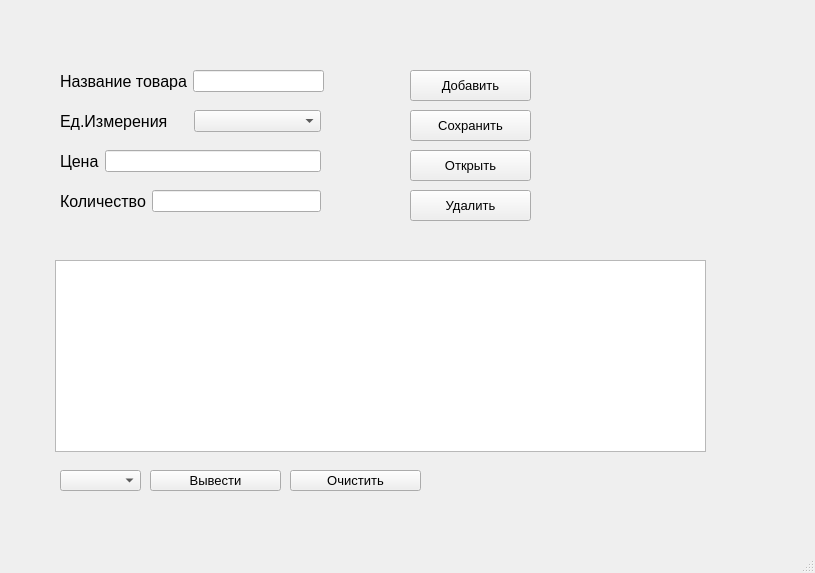
<?xml version="1.0" encoding="UTF-8"?>
<ui version="4.0">
 <class>MainWindow</class>
 <widget class="QMainWindow" name="MainWindow">
  <property name="geometry">
   <rect>
    <x>0</x>
    <y>0</y>
    <width>815</width>
    <height>573</height>
   </rect>
  </property>
  <property name="windowTitle">
   <string>Товары</string>
  </property>
  <widget class="QWidget" name="centralwidget">
   <widget class="QPushButton" name="AddButton">
    <property name="geometry">
     <rect>
      <x>410</x>
      <y>70</y>
      <width>121</width>
      <height>31</height>
     </rect>
    </property>
    <property name="font">
     <font>
      <pointsize>10</pointsize>
     </font>
    </property>
    <property name="text">
     <string>Добавить</string>
    </property>
   </widget>
   <widget class="QPushButton" name="SaveButton">
    <property name="geometry">
     <rect>
      <x>410</x>
      <y>110</y>
      <width>121</width>
      <height>31</height>
     </rect>
    </property>
    <property name="font">
     <font>
      <pointsize>10</pointsize>
     </font>
    </property>
    <property name="text">
     <string>Сохранить</string>
    </property>
   </widget>
   <widget class="QPushButton" name="OpenButton">
    <property name="geometry">
     <rect>
      <x>410</x>
      <y>150</y>
      <width>121</width>
      <height>31</height>
     </rect>
    </property>
    <property name="font">
     <font>
      <pointsize>10</pointsize>
     </font>
    </property>
    <property name="text">
     <string>Открыть</string>
    </property>
   </widget>
   <widget class="QPushButton" name="DeleteButton">
    <property name="geometry">
     <rect>
      <x>410</x>
      <y>190</y>
      <width>121</width>
      <height>31</height>
     </rect>
    </property>
    <property name="font">
     <font>
      <pointsize>10</pointsize>
     </font>
    </property>
    <property name="text">
     <string>Удалить</string>
    </property>
   </widget>
   <widget class="QComboBox" name="CmUnitSelect">
    <property name="geometry">
     <rect>
      <x>60</x>
      <y>470</y>
      <width>81</width>
      <height>21</height>
     </rect>
    </property>
   </widget>
   <widget class="QPushButton" name="PrintButton">
    <property name="geometry">
     <rect>
      <x>150</x>
      <y>470</y>
      <width>131</width>
      <height>21</height>
     </rect>
    </property>
    <property name="font">
     <font>
      <pointsize>10</pointsize>
     </font>
    </property>
    <property name="text">
     <string>Вывести</string>
    </property>
   </widget>
   <widget class="QPushButton" name="ClearButton">
    <property name="geometry">
     <rect>
      <x>290</x>
      <y>470</y>
      <width>131</width>
      <height>21</height>
     </rect>
    </property>
    <property name="font">
     <font>
      <pointsize>10</pointsize>
     </font>
    </property>
    <property name="text">
     <string>Очистить</string>
    </property>
   </widget>
   <widget class="QTableWidget" name="TableProducts">
    <property name="geometry">
     <rect>
      <x>55</x>
      <y>260</y>
      <width>651</width>
      <height>192</height>
     </rect>
    </property>
   </widget>
   <widget class="QWidget" name="layoutWidget">
    <property name="geometry">
     <rect>
      <x>60</x>
      <y>190</y>
      <width>261</width>
      <height>22</height>
     </rect>
    </property>
    <layout class="QHBoxLayout" name="horizontalLayout_5">
     <item>
      <widget class="QLabel" name="label_5">
       <property name="font">
        <font>
         <pointsize>12</pointsize>
        </font>
       </property>
       <property name="text">
        <string>Количество</string>
       </property>
      </widget>
     </item>
     <item>
      <widget class="QLineEdit" name="LeCount"/>
     </item>
    </layout>
   </widget>
   <widget class="QWidget" name="">
    <property name="geometry">
     <rect>
      <x>60</x>
      <y>70</y>
      <width>264</width>
      <height>22</height>
     </rect>
    </property>
    <layout class="QHBoxLayout" name="horizontalLayout_2">
     <item>
      <widget class="QLabel" name="label_2">
       <property name="font">
        <font>
         <pointsize>12</pointsize>
        </font>
       </property>
       <property name="text">
        <string>Название товара</string>
       </property>
      </widget>
     </item>
     <item>
      <widget class="QLineEdit" name="LeNameProduct"/>
     </item>
    </layout>
   </widget>
   <widget class="QWidget" name="">
    <property name="geometry">
     <rect>
      <x>60</x>
      <y>110</y>
      <width>261</width>
      <height>22</height>
     </rect>
    </property>
    <layout class="QHBoxLayout" name="horizontalLayout_3">
     <item>
      <widget class="QLabel" name="label_3">
       <property name="font">
        <font>
         <pointsize>12</pointsize>
        </font>
       </property>
       <property name="text">
        <string>Ед.Измерения</string>
       </property>
      </widget>
     </item>
     <item>
      <widget class="QComboBox" name="CmUnit"/>
     </item>
    </layout>
   </widget>
   <widget class="QWidget" name="">
    <property name="geometry">
     <rect>
      <x>60</x>
      <y>150</y>
      <width>261</width>
      <height>22</height>
     </rect>
    </property>
    <layout class="QHBoxLayout" name="horizontalLayout_4">
     <item>
      <widget class="QLabel" name="label_4">
       <property name="font">
        <font>
         <pointsize>12</pointsize>
        </font>
       </property>
       <property name="text">
        <string>Цена</string>
       </property>
      </widget>
     </item>
     <item>
      <widget class="QLineEdit" name="LePrice"/>
     </item>
    </layout>
   </widget>
  </widget>
  <widget class="QMenuBar" name="menubar">
   <property name="geometry">
    <rect>
     <x>0</x>
     <y>0</y>
     <width>815</width>
     <height>21</height>
    </rect>
   </property>
  </widget>
  <widget class="QStatusBar" name="statusbar"/>
 </widget>
 <resources/>
 <connections/>
</ui>
